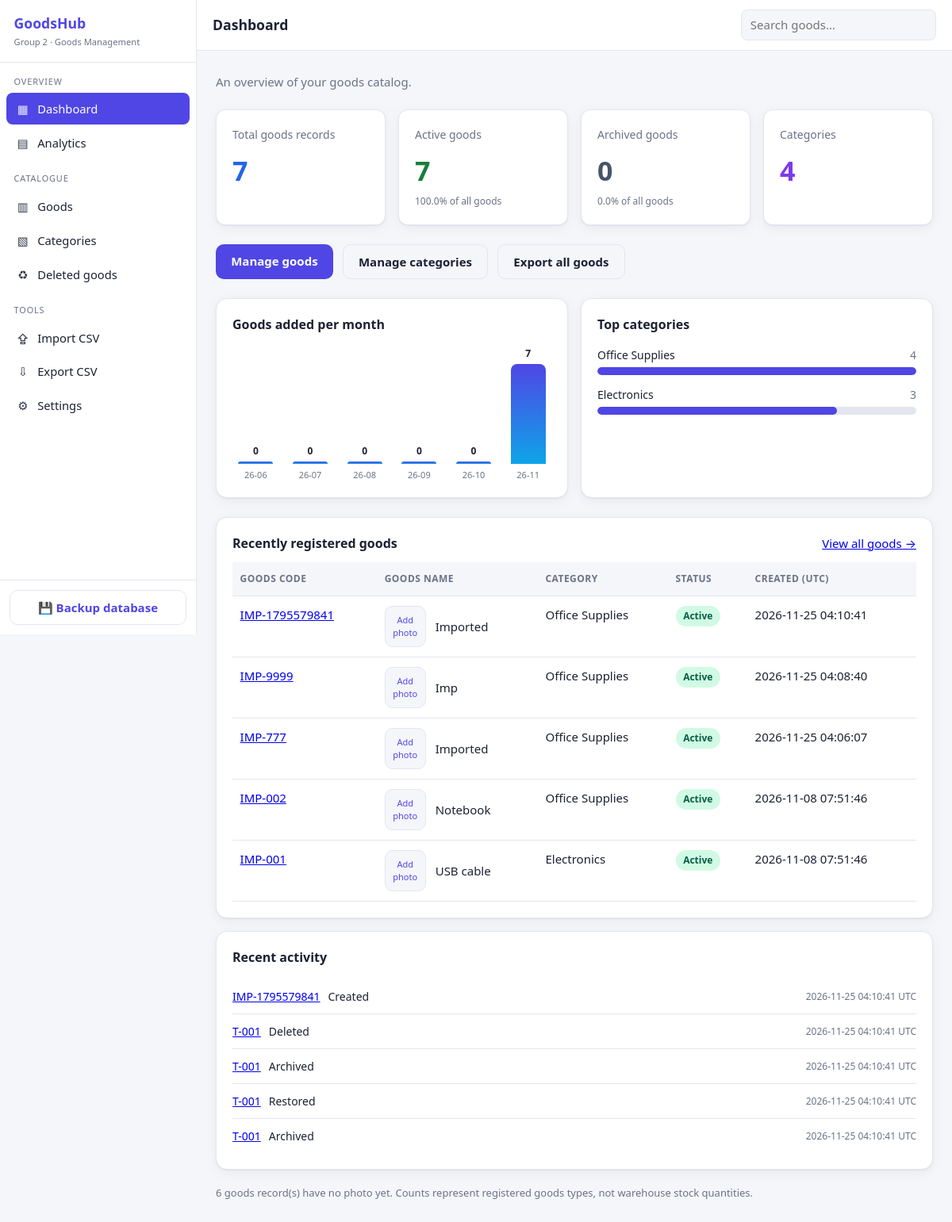
The page / on the database its author committed.
### tables this page shows
CREATE TABLE categories (
                    id INTEGER PRIMARY KEY AUTOINCREMENT,

                    name TEXT NOT NULL COLLATE NOCASE UNIQUE
                        CHECK(length(trim(name)) BETWEEN 1 AND 60)
                );

CREATE TABLE goods (
                    id INTEGER PRIMARY KEY AUTOINCREMENT,

                    code TEXT NOT NULL COLLATE NOCASE UNIQUE
                        CHECK(length(code) BETWEEN 2 AND 30),

                    name TEXT NOT NULL
                        CHECK(length(trim(name)) BETWEEN 1 AND 120),

                    category_id INTEGER NOT NULL,

                    unit TEXT NOT NULL
                        CHECK(unit IN (
                            'Piece', 'Box', 'Pack', 'Bag',
                            'Bottle', 'Set', 'Roll'
                        )),

                    weight REAL NOT NULL
                        CHECK(weight > 0 AND weight <= 1000000),

                    description TEXT NOT NULL DEFAULT ''
                        CHECK(length(description) <= 2000),

                    status TEXT NOT NULL DEFAULT 'active'
                        CHECK(status IN ('active', 'archived')),

                    created_at TEXT NOT NULL DEFAULT CURRENT_TIMESTAMP,

                    updated_at TEXT NOT NULL DEFAULT CURRENT_TIMESTAMP, photo_filename TEXT NOT NULL DEFAULT '',

                    FOREIGN KEY (category_id)
                        REFERENCES categories(id)
                        ON DELETE RESTRICT
                );

CREATE TABLE audit_log (
                    id INTEGER PRIMARY KEY AUTOINCREMENT,

                    entity_type TEXT NOT NULL
                        CHECK(entity_type IN ('goods', 'category')),

                    entity_id INTEGER NOT NULL,

                    entity_label TEXT NOT NULL,

                    action TEXT NOT NULL,

                    before_json TEXT,

                    after_json TEXT,

                    created_at TEXT NOT NULL DEFAULT CURRENT_TIMESTAMP
                );

### app.py (the view)
@app.get("/")
def home():
    return render_template("dashboard.html", dashboard=get_dashboard_data())

### app.py (called while the page is built, shortened)
def load_settings():
    try:
        stored = json.loads(SETTINGS_FILE.read_text(encoding="utf-8"))
    except (OSError, ValueError):
        return dict(DEFAULT_SETTINGS)
    if not isinstance(stored, dict):
        return dict(DEFAULT_SETTINGS)
    return validate_settings(stored, strict=False)

def current_settings():
    if "settings" not in g:
        g.settings = load_settings()
    return g.settings

def get_csrf_token():
    if "csrf_token" not in session:
        session["csrf_token"] = secrets.token_hex(32)
    return session["csrf_token"]

@app.before_request
def protect_against_csrf():
    if request.method in ("GET", "HEAD", "OPTIONS"):
        return

@app.context_processor
def inject_globals():
    return {
        "csrf_token": get_csrf_token(),
        "settings": current_settings(),
    }

@app.after_request
def add_security_headers(response):
    response.headers.setdefault("X-Content-Type-Options", "nosniff")
    response.headers.setdefault("X-Frame-Options", "SAMEORIGIN")
    response.headers.setdefault("Referrer-Policy", "same-origin")
    return response

### dashboard_repository.py (called while the page is built)
def last_months(count):
    now = datetime.now(timezone.utc)
    year, month = now.year, now.month
    months = []
    for _ in range(count):
        months.append(f"{year:04d}-{month:02d}")
        month -= 1
        if month == 0:
            month, year = 12, year - 1
    return months[::-1]

def _percent(part, whole):
    return round(part * 100 / whole, 1) if whole else 0

def _safe_int(value, default, minimum=1):
    try:
        result = int(value)
    except (TypeError, ValueError):
        return default
    return max(minimum, result)

### database.py (called while the page is built)
def get_connection():
    DATA_DIR.mkdir(parents=True, exist_ok=True)
    DATABASE_PATH.parent.mkdir(parents=True, exist_ok=True)
    connection = sqlite3.connect(DATABASE_PATH, timeout=BUSY_TIMEOUT_SECONDS)
    connection.row_factory = sqlite3.Row
    connection.execute("PRAGMA foreign_keys = ON")
    return connection

### templates/dashboard.html (shortened to what this page needs)
{% extends "_layout.html" %}
{% block heading %}Dashboard{% endblock %}
{% block content %}
<p class="sub">An overview of your goods catalog.</p>
<section class="stats" aria-label="Catalog summary">
    <a class="stat-card" href="{{ url_for('goods_page') }}">
        <p class="stat-label">Total goods records</p>
        <span class="stat-number blue">{{ dashboard["total_goods"] }}</span>
    </a>
    <a class="stat-card" href="{{ url_for('goods_page', status='active') }}">
        <p class="stat-label">Active goods</p>
        <span class="stat-number green">{{ dashboard["active_goods"] }}</span>
        <span class="stat-hint">{{ dashboard["active_percent"] }}% of all goods</span>
    </a>
    <a class="stat-card" href="{{ url_for('goods_page', status='archived') }}">
        <p class="stat-label">Archived goods</p>
        <span class="stat-number gray">{{ dashboard["archived_goods"] }}</span>
        <span class="stat-hint">{{ dashboard["archived_percent"] }}% of all goods</span>
    </a>
    <a class="stat-card" href="{{ url_for('categories_page') }}">
        <p class="stat-label">Categories</p>
        <span class="stat-number purple">{{ dashboard["total_categories"] }}</span>
    </a>
</section>
<div class="actions">
    <a class="btn" href="{{ url_for('goods_page') }}">Manage goods</a>
    <a class="btn outline" href="{{ url_for('categories_page') }}">Manage categories</a>
    <a class="btn outline" href="{{ url_for('export_goods') }}">Export all goods</a>
</div>
<section class="insights">
    <div class="card">
        <h2>Goods added per month</h2>
        {% set peak = [dashboard["monthly"] | map(attribute="count") | max, 1] | max %}
        <div class="columns" role="img" aria-label="Goods added per month">
            {% for m in dashboard["monthly"] %}
            <div class="column" title="{{ m.month }}: {{ m.count }}">
                <span class="column-value">{{ m.count }}</span>
                <div class="column-bar" style="height: {{ (m.count * 100 / peak) | round(1) }}%"></div>
                <span class="column-label">{{ m.month[2:] }}</span>
            </div>
            {% endfor %}
        </div>
    </div>
    <div class="card">
        <h2>Top categories</h2>
        {% if dashboard["top_categories"] %}
        {% set top = dashboard["top_categories"][0].goods_count %}
        <ul class="bars">
            {% for row in dashboard["top_categories"] %}
            <li>
                <div class="bar-row"><span>{{ row.name }}</span><span>{{ row.goods_count }}</span></div>
                <div class="bar-track">
                    <div class="bar-fill" style="width: {{ (row.goods_count * 100 / top) | round(1) }}%"></div>
                </div>
            </li>
            {% endfor %}
        </ul>
        {% else %}
        <p class="empty">No goods in any category yet.</p>
        {% endif %}
    </div>
</section>
<section class="card">
    <div
        style="display:flex; justify-content:space-between; align-items:center; flex-wrap:wrap; gap:12px; margin-bottom:12px">
        <h2 style="margin:0">Recently registered goods</h2>
        <a href="{{ url_for('goods_page') }}">View all goods →</a>
    </div>
    {% if dashboard["recent_goods"] %}
    <div style="overflow-x:auto">
        <table>
            <thead>
                <tr>
                    <th>Goods code</th>
                    <th>Goods name</th>
                    <th>Category</th>
                    <th>Status</th>
                    <th>Created (UTC)</th>
                </tr>
            </thead>
            <tbody>
                {% for item in dashboard["recent_goods"] %}
                <tr>
                    <td><a href="{{ url_for('goods_history_page', goods_id=item['id']) }}">{{ item["code"] }}</a></td>
                    <td>
                        <div class="dashboard-goods">
                            <a class="dashboard-photo" href="{{ url_for('goods_photo_page', goods_id=item.id) }}"
                                aria-label="Manage photo for {{ item.name }}">
                                {% if item.photo_filename %}
                                <img src="{{ url_for('goods_thumb_file', filename=item.photo_filename) }}"
                                    onerror="this.onerror=null;this.src='{{ url_for('goods_photo_file', filename=item.photo_filename) }}'"
                                    alt="Photo of {{ item.name }}" loading="lazy">
                                {% else %}<span>Add photo</span>{% endif %}
                            </a>
                            <span>{{ item.name }}</span>
                        </div>
                    </td>
                    <td>{{ item["category_name"] }}</td>
                    <td><span class="badge {{ item['status'] }}">{{ item["status"] | capitalize }}</span></td>
                    <td>{{ item["created_at"] }}</td>
                </tr>
                {% endfor %}
            </tbody>
        </table>
    </div>
    {% else %}
    <p class="empty">No goods registered yet. Click Manage goods to begin.</p>
    {% endif %}
</section>
<section class="card activity" style="margin-top:1rem">
    <h2>Recent activity</h2>
    {% if dashboard["recent_activity"] %}
    <ul>
        {% for event in dashboard["recent_activity"] %}
        <li>
            <a href="{{ url_for('goods_history_page', goods_id=event.entity_id) }}">{{ event.entity_label }}</a>
            <span>{{ event.action | replace("_", " ") | capitalize }}</span>
            <time>{{ event.created_at }} UTC</time>
        </li>
        {% endfor %}
    </ul>
    {% else %}
    <p class="empty">No activity yet.</p>
    {% endif %}
</section>
<p class="note">
    {% if dashboard["without_photo"] %}{{ dashboard["without_photo"] }} goods record(s) have no photo yet.{% endif %}
    Counts represent registered goods types, not warehouse stock quantities.
</p>
{% endblock %}

### templates/_layout.html (shortened to what this page needs)
<!doctype html>
<html lang="en" data-theme="{{ settings.theme }}">
<head>
</head>
<body>
  <aside class="sidebar" id="sidebar">
    <a class="brand" href="{{ url_for('home') }}">
      {{ settings.app_name }}
      <small>Group 2 · Goods Management</small>
    </a>
    <div class="nav-section">Overview</div>
    <a class="nav-link {{ 'active' if request.endpoint == 'home' }}" href="{{ url_for('home') }}"><span
        class="ico">▦</span> Dashboard</a>
    <a class="nav-link {{ 'active' if request.endpoint == 'analytics_page' }}"
      href="{{ url_for('analytics_page') }}"><span class="ico">▤</span> Analytics</a>
    <div class="nav-section">Catalogue</div>
    <a class="nav-link {{ 'active' if request.endpoint in ('goods_page','edit_goods_page') }}"
      href="{{ url_for('goods_page') }}"><span class="ico">▥</span> Goods</a>
    <a class="nav-link {{ 'active' if request.endpoint == 'categories_page' }}"
      href="{{ url_for('categories_page') }}"><span class="ico">▧</span> Categories</a>
    <a class="nav-link {{ 'active' if request.endpoint == 'deleted_goods_page' }}"
      href="{{ url_for('deleted_goods_page') }}"><span class="ico">♻</span> Deleted goods</a>
    <div class="nav-section">Tools</div>
    <a class="nav-link {{ 'active' if request.endpoint == 'import_goods_page' }}"
      href="{{ url_for('import_goods_page') }}"><span class="ico">⇪</span> Import CSV</a>
    <a class="nav-link" href="{{ url_for('export_goods') }}"><span class="ico">⇩</span> Export CSV</a>
    <a class="nav-link {{ 'active' if request.endpoint == 'settings_page' }}"
      href="{{ url_for('settings_page') }}"><span class="ico">⚙</span> Settings</a>
    <div class="sidebar-footer">
      <form method="post" action="{{ url_for('backup_page') }}">
        <button class="btn ghost" type="submit">💾 Backup database</button>
      </form>
    </div>
  </aside>
  <div class="main-wrap">
    <header class="topbar">
      <h1>{% block heading %}{% endblock %}</h1>
      <form class="search" method="get" action="{{ url_for('goods_page') }}">
        <input type="search" name="q" placeholder="Search goods…" value="{{ request.args.get('q','') }}">
      </form>
    </header>
    <main>
      {% block content %}{% endblock %}
    </main>
  </div>
</body>
</html>

### templates/_layout.html (style rules this page uses)
:root { --bg: #f5f6fa; --surface: #ffffff; --text: #1c2133; --muted: #6b7288; --border: #e3e6ef; --accent: #4f46e5; --accent-soft: #eceafd; --good: #059669; --warn: #d97706; --bad: #dc2626; --c1: #4f46e5; --c2: #0ea5e9; --c3: #10b981; --c4: #f59e0b; --c5: #ef4444; --c6: #8b5cf6; --c7: #14b8a6; --c8: #ec4899; --radius: 14px; --shadow: 0 1px 2px rgba(20, 24, 45, .06), 0 4px 16px rgba(20, 24, 45, .05); --sidebar-w: 248px; }
* { box-sizing: border-box; }
body { margin: 0; background: var(--bg); color: var(--text); font: 15px/1.5 system-ui, -apple-system, "Segoe UI", Roboto, sans-serif; display: flex; min-height: 100vh; }
.sidebar { width: var(--sidebar-w); flex: 0 0 var(--sidebar-w); background: var(--surface); border-right: 1px solid var(--border); display: flex; flex-direction: column; position: sticky; top: 0; height: 100vh; overflow-y: auto; z-index: 40; }
.sidebar .brand { display: block; padding: 1rem 1.1rem; font-weight: 700; font-size: 1.1rem; color: var(--accent); text-decoration: none; border-bottom: 1px solid var(--border); }
.sidebar .brand small { display: block; font-weight: 400; font-size: .7rem; color: var(--muted); margin-top: .15rem; }
.nav-section { font-size: .68rem; letter-spacing: .08em; text-transform: uppercase; color: var(--muted); padding: 1rem 1.1rem .3rem; }
.nav-link { display: flex; align-items: center; gap: .6rem; margin: .1rem .5rem; padding: .55rem .75rem; border-radius: 8px; text-decoration: none; color: var(--text); font-size: .92rem; font-weight: 500; }
.nav-link.active { background: var(--accent); color: #fff; }
.nav-link .ico { width: 1.1rem; text-align: center; opacity: .9; }
.sidebar-footer { margin-top: auto; padding: .75rem; border-top: 1px solid var(--border); }
.sidebar-footer .btn { width: 100%; margin-top: 0; }
.main-wrap { flex: 1; min-width: 0; display: flex; flex-direction: column; }
.topbar { display: flex; align-items: center; gap: .75rem; padding: .75rem 1.25rem; background: var(--surface); border-bottom: 1px solid var(--border); position: sticky; top: 0; z-index: 30; }
.topbar h1 { margin: 0; font-size: 1.1rem; flex: 1; }
.topbar .search { min-width: 180px; }
.topbar .search input { width: 100%; padding: .45rem .7rem; border: 1px solid var(--border); border-radius: 8px; background: var(--bg); color: var(--text); font: inherit; }
main { max-width: 1150px; width: 100%; margin: 0 auto; padding: 1.75rem 1.5rem 3rem; }
h1 { margin: 0 0 .25rem; font-size: 1.6rem; }
.sub { color: var(--muted); margin: 0 0 1.5rem; }
.card { background: var(--surface); border: 1px solid var(--border); border-radius: var(--radius); padding: 1.25rem; box-shadow: var(--shadow); }
.card h2 { margin: 0 0 1rem; font-size: 1rem; }
input[type=text], input[type=search], input[type=number], input[type=password], input[type=file], select, textarea { width: 100%; padding: .6rem .75rem; border-radius: 10px; border: 1px solid var(--border); background: var(--bg); color: var(--text); font: inherit; }
.btn { display: inline-block; margin-top: 1.25rem; padding: .6rem 1.2rem; border: 0; border-radius: 10px; background: var(--accent); color: #fff; font: inherit; font-weight: 600; cursor: pointer; text-decoration: none; }
.btn.ghost { background: transparent; color: var(--accent); border: 1px solid var(--border); }
table { width: 100%; border-collapse: collapse; }
th, td { padding: .75rem .6rem; border-bottom: 1px solid var(--border); text-align: left; vertical-align: top; }
th { background: var(--bg); color: var(--muted); font-size: .75rem; text-transform: uppercase; letter-spacing: .04em; }
.badge { display: inline-block; padding: .25rem .6rem; border-radius: 20px; font-size: .75rem; font-weight: 600; }
.badge.active { background: #d1fae5; color: #065f46; }

### rows shown on the page
categories: name "Office Supplies", goods_count "4", {{ (row.goods_count * 100 / top) | round(1) }} 100.0 (drawn)
categories: name "Electronics", goods_count "3", {{ (row.goods_count * 100 / top) | round(1) }} 75.0 (drawn)
goods: code "IMP-1795579841", photo_filename "Add photo", name "Imported", category_name "Office Supplies", status "Active", created_at "2026-11-25 04:10:41"
goods: code "IMP-9999", photo_filename "Add photo", name "Imp", category_name "Office Supplies", status "Active", created_at "2026-11-25 04:08:40"
goods: code "IMP-777", photo_filename "Add photo", name "Imported", category_name "Office Supplies", status "Active", created_at "2026-11-25 04:06:07"
goods: code "IMP-002", photo_filename "Add photo", name "Notebook", category_name "Office Supplies", status "Active", created_at "2026-11-08 07:51:46"
goods: code "IMP-001", photo_filename "Add photo", name "USB cable", category_name "Electronics", status "Active", created_at "2026-11-08 07:51:46"
audit_log: entity_label "IMP-1795579841", action "Created", created_at "2026-11-25 04:10:41"
audit_log: entity_label "T-001", action "Deleted", created_at "2026-11-25 04:10:41"
audit_log: entity_label "T-001", action "Archived", created_at "2026-11-25 04:10:41"
audit_log: entity_label "T-001", action "Restored", created_at "2026-11-25 04:10:41"
audit_log: entity_label "T-001", action "Archived", created_at "2026-11-25 04:10:41"

### other values the page prints
{{ settings.app_name }} "GoodsHub"
{{ dashboard["total_goods"] }} "7"
{{ dashboard["active_goods"] }} "7"
{{ dashboard["active_percent"] }} "100.0"
{{ dashboard["archived_goods"] }} "0"
{{ dashboard["archived_percent"] }} "0.0"
{{ dashboard["total_categories"] }} "4"
{{ m.count }} "0" "0" "0" "0" "0" "7"
{{ m.month[2:] }} "26-06" "26-07" "26-08" "26-09" "26-10" "26-11"
{{ dashboard["without_photo"] }} "6"
